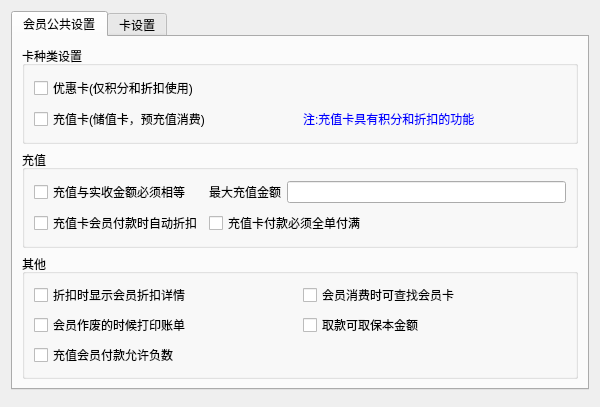
<?xml version="1.0" encoding="UTF-8"?>
<ui version="4.0">
 <class>w_m_member_paramset_Dialog</class>
 <widget class="QDialog" name="w_m_member_paramset_Dialog">
  <property name="geometry">
   <rect>
    <x>0</x>
    <y>0</y>
    <width>600</width>
    <height>407</height>
   </rect>
  </property>
  <property name="windowTitle">
   <string>Dialog</string>
  </property>
  <layout class="QVBoxLayout" name="verticalLayout">
   <item>
    <widget class="QTabWidget" name="tabWidget">
     <property name="focusPolicy">
      <enum>Qt::NoFocus</enum>
     </property>
     <property name="currentIndex">
      <number>0</number>
     </property>
     <widget class="QWidget" name="tab">
      <attribute name="title">
       <string>会员公共设置</string>
      </attribute>
      <layout class="QVBoxLayout" name="verticalLayout_2">
       <item>
        <widget class="QGroupBox" name="groupBox">
         <property name="styleSheet">
          <string notr="true"/>
         </property>
         <property name="title">
          <string>卡种类设置</string>
         </property>
         <layout class="QGridLayout" name="gridLayout">
          <item row="0" column="0">
           <widget class="QCheckBox" name="checkBox_discount">
            <property name="text">
             <string>优惠卡(仅积分和折扣使用)</string>
            </property>
           </widget>
          </item>
          <item row="1" column="0">
           <widget class="QCheckBox" name="checkBox_save">
            <property name="text">
             <string>充值卡(储值卡，预充值消费)</string>
            </property>
           </widget>
          </item>
          <item row="1" column="1">
           <widget class="QLabel" name="label">
            <property name="styleSheet">
             <string notr="true">color:blue;</string>
            </property>
            <property name="text">
             <string>注:充值卡具有积分和折扣的功能</string>
            </property>
           </widget>
          </item>
         </layout>
        </widget>
       </item>
       <item>
        <widget class="QGroupBox" name="groupBox_2">
         <property name="title">
          <string>充值</string>
         </property>
         <layout class="QGridLayout" name="gridLayout_2">
          <item row="0" column="0">
           <widget class="QCheckBox" name="checkBox_m_deposit_negative">
            <property name="text">
             <string>充值与实收金额必须相等</string>
            </property>
           </widget>
          </item>
          <item row="1" column="0">
           <widget class="QCheckBox" name="checkBox_m_card_paydiscount">
            <property name="text">
             <string>充值卡会员付款时自动折扣</string>
            </property>
           </widget>
          </item>
          <item row="1" column="1">
           <widget class="QCheckBox" name="checkBox_deposit_pay_all">
            <property name="text">
             <string>充值卡付款必须全单付满</string>
            </property>
           </widget>
          </item>
          <item row="0" column="1">
           <layout class="QHBoxLayout" name="horizontalLayout_3">
            <item>
             <widget class="QLabel" name="label_2">
              <property name="text">
               <string>最大充值金额</string>
              </property>
              <property name="alignment">
               <set>Qt::AlignRight|Qt::AlignTrailing|Qt::AlignVCenter</set>
              </property>
             </widget>
            </item>
            <item>
             <widget class="QLineEdit" name="lineEdit_max_deposit"/>
            </item>
           </layout>
          </item>
         </layout>
        </widget>
       </item>
       <item>
        <widget class="QGroupBox" name="groupBox_3">
         <property name="title">
          <string>其他</string>
         </property>
         <layout class="QGridLayout" name="gridLayout_3">
          <item row="0" column="0">
           <widget class="QCheckBox" name="checkBox_discount_view">
            <property name="text">
             <string>折扣时显示会员折扣详情</string>
            </property>
           </widget>
          </item>
          <item row="0" column="1">
           <widget class="QCheckBox" name="checkBox_local_select">
            <property name="text">
             <string>会员消费时可查找会员卡</string>
            </property>
           </widget>
          </item>
          <item row="1" column="0">
           <widget class="QCheckBox" name="checkBox_member_bank">
            <property name="text">
             <string>会员作废的时候打印账单</string>
            </property>
           </widget>
          </item>
          <item row="1" column="1">
           <widget class="QCheckBox" name="checkBox_m_fetch_base">
            <property name="text">
             <string>取款可取保本金额</string>
            </property>
           </widget>
          </item>
          <item row="2" column="0">
           <widget class="QCheckBox" name="checkBox_member_pay">
            <property name="text">
             <string>充值会员付款允许负数</string>
            </property>
           </widget>
          </item>
         </layout>
        </widget>
       </item>
      </layout>
     </widget>
     <widget class="QWidget" name="tab_2">
      <attribute name="title">
       <string>卡设置</string>
      </attribute>
      <layout class="QHBoxLayout" name="horizontalLayout_4">
       <item>
        <layout class="QVBoxLayout" name="verticalLayout_4">
         <item>
          <layout class="QHBoxLayout" name="horizontalLayout_2" stretch="0,1">
           <item>
            <widget class="QLabel" name="label_3">
             <property name="text">
              <string>卡类型</string>
             </property>
             <property name="alignment">
              <set>Qt::AlignRight|Qt::AlignTrailing|Qt::AlignVCenter</set>
             </property>
            </widget>
           </item>
           <item>
            <widget class="lds_ComboBox" name="comboBox_vip_card_type"/>
           </item>
          </layout>
         </item>
         <item>
          <widget class="QLabel" name="label_4">
           <property name="text">
            <string/>
           </property>
           <property name="alignment">
            <set>Qt::AlignRight|Qt::AlignTrailing|Qt::AlignVCenter</set>
           </property>
          </widget>
         </item>
         <item>
          <widget class="QFrame" name="frame_cika">
           <property name="frameShape">
            <enum>QFrame::StyledPanel</enum>
           </property>
           <property name="frameShadow">
            <enum>QFrame::Raised</enum>
           </property>
           <layout class="QVBoxLayout" name="verticalLayout_3">
            <item>
             <widget class="QCheckBox" name="checkBox_input_memberno">
              <property name="text">
               <string>可手动输入会员号</string>
              </property>
             </widget>
            </item>
           </layout>
          </widget>
         </item>
         <item>
          <widget class="QFrame" name="frame_ic">
           <property name="frameShape">
            <enum>QFrame::StyledPanel</enum>
           </property>
           <property name="frameShadow">
            <enum>QFrame::Raised</enum>
           </property>
           <layout class="QGridLayout" name="gridLayout_4">
            <item row="0" column="0">
             <widget class="QLabel" name="label_8">
              <property name="text">
               <string>IC卡读写器</string>
              </property>
              <property name="alignment">
               <set>Qt::AlignRight|Qt::AlignTrailing|Qt::AlignVCenter</set>
              </property>
             </widget>
            </item>
            <item row="0" column="1">
             <widget class="lds_ComboBox" name="comboBox_vip_ic_machine"/>
            </item>
            <item row="1" column="0">
             <widget class="QLabel" name="label_9">
              <property name="text">
               <string>读写器端口</string>
              </property>
              <property name="alignment">
               <set>Qt::AlignRight|Qt::AlignTrailing|Qt::AlignVCenter</set>
              </property>
             </widget>
            </item>
            <item row="1" column="1">
             <widget class="lds_ComboBox" name="comboBox_vip_ic_port"/>
            </item>
            <item row="2" column="0">
             <widget class="QLabel" name="label_icpwd">
              <property name="text">
               <string>IC卡读写密码</string>
              </property>
              <property name="alignment">
               <set>Qt::AlignRight|Qt::AlignTrailing|Qt::AlignVCenter</set>
              </property>
             </widget>
            </item>
            <item row="2" column="1">
             <widget class="QLineEdit" name="lineEdit_vip_ic_password">
              <property name="text">
               <string>FFFFFFFFFFFF</string>
              </property>
              <property name="echoMode">
               <enum>QLineEdit::Normal</enum>
              </property>
             </widget>
            </item>
           </layout>
          </widget>
         </item>
         <item>
          <spacer name="verticalSpacer">
           <property name="orientation">
            <enum>Qt::Vertical</enum>
           </property>
           <property name="sizeHint" stdset="0">
            <size>
             <width>20</width>
             <height>40</height>
            </size>
           </property>
          </spacer>
         </item>
        </layout>
       </item>
       <item>
        <widget class="QTextEdit" name="textEdit">
         <property name="styleSheet">
          <string notr="true">color:blue;
background:transparent;</string>
         </property>
         <property name="html">
          <string>&lt;!DOCTYPE HTML PUBLIC &quot;-//W3C//DTD HTML 4.0//EN&quot; &quot;http://www.w3.org/TR/REC-html40/strict.dtd&quot;&gt;
&lt;html&gt;&lt;head&gt;&lt;meta name=&quot;qrichtext&quot; content=&quot;1&quot; /&gt;&lt;style type=&quot;text/css&quot;&gt;
p, li { white-space: pre-wrap; }
&lt;/style&gt;&lt;/head&gt;&lt;body style=&quot; font-family:'Ubuntu'; font-size:11pt; font-weight:400; font-style:normal;&quot;&gt;
&lt;p style=&quot; margin-top:0px; margin-bottom:0px; margin-left:0px; margin-right:0px; -qt-block-indent:0; text-indent:0px;&quot;&gt;IC卡:	可存储少量信息&lt;/p&gt;
&lt;p style=&quot;-qt-paragraph-type:empty; margin-top:0px; margin-bottom:0px; margin-left:0px; margin-right:0px; -qt-block-indent:0; text-indent:0px;&quot;&gt;&lt;br /&gt;&lt;/p&gt;
&lt;p style=&quot; margin-top:0px; margin-bottom:0px; margin-left:0px; margin-right:0px; -qt-block-indent:0; text-indent:0px;&quot;&gt;磁卡:	随卡提供一个编号，资料存于数据库，连锁模式使用时需要建立总部连接，能自动提供编号的ID卡或条码也可以做磁卡使用&lt;/p&gt;
&lt;p style=&quot;-qt-paragraph-type:empty; margin-top:0px; margin-bottom:0px; margin-left:0px; margin-right:0px; -qt-block-indent:0; text-indent:0px;&quot;&gt;&lt;br /&gt;&lt;/p&gt;
&lt;p style=&quot; margin-top:0px; margin-bottom:0px; margin-left:0px; margin-right:0px; -qt-block-indent:0; text-indent:0px;&quot;&gt;明卡：	仅用于单店，可以是任意打印或印刷形式卡片，使用时录入查询或选择会员&lt;/p&gt;&lt;/body&gt;&lt;/html&gt;</string>
         </property>
        </widget>
       </item>
      </layout>
     </widget>
    </widget>
   </item>
   <item>
    <layout class="QHBoxLayout" name="horizontalLayout">
     <item>
      <widget class="lds_toolbar" name="widget"/>
     </item>
    </layout>
   </item>
  </layout>
 </widget>
 <customwidgets>
  <customwidget>
   <class>lds_toolbar</class>
   <extends>QFrame</extends>
   <header>lds_toolbar.h</header>
   <container>1</container>
  </customwidget>
  <customwidget>
   <class>lds_ComboBox</class>
   <extends>QComboBox</extends>
   <header>lds_combobox.h</header>
  </customwidget>
 </customwidgets>
 <resources/>
 <connections/>
</ui>
